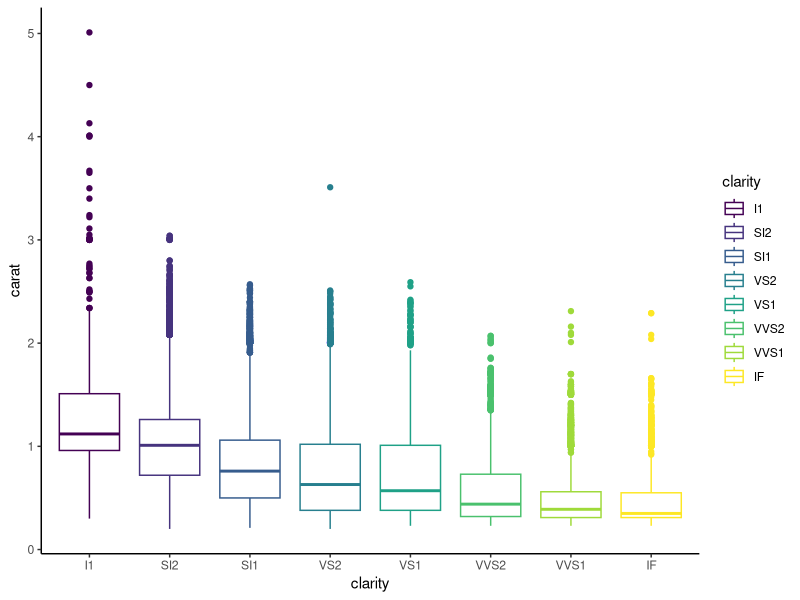

This figure's R source:
##midterm--

## url<-, df<- read_csv(url), head(df), df%>%, filter(sport== running)%>%
## filter(sport== "running", & minutes_per_mile <=10 & minutes_per_mile >=5 & 
##total_time_elapsed...), then do mutate commands on miles, fast, medium and slow variables--
## mutate form, use if else for year, pivot wider?--

library(tidyverse)
library(ggplot2)


ggplot(diamonds, aes(x = clarity, y= carat, color= clarity)) + 
  geom_boxplot() + theme_classic() +
  scale_fill_brewer("Purd")



stat_smooth(method= "loess")
ggtitle("price")
ylab("carat")
install.packages("RColorBrewer")
library(RColorBrewer)


library(cowplot)
install.packages("cowplot")
library(cowplot)
library(cowplot)
